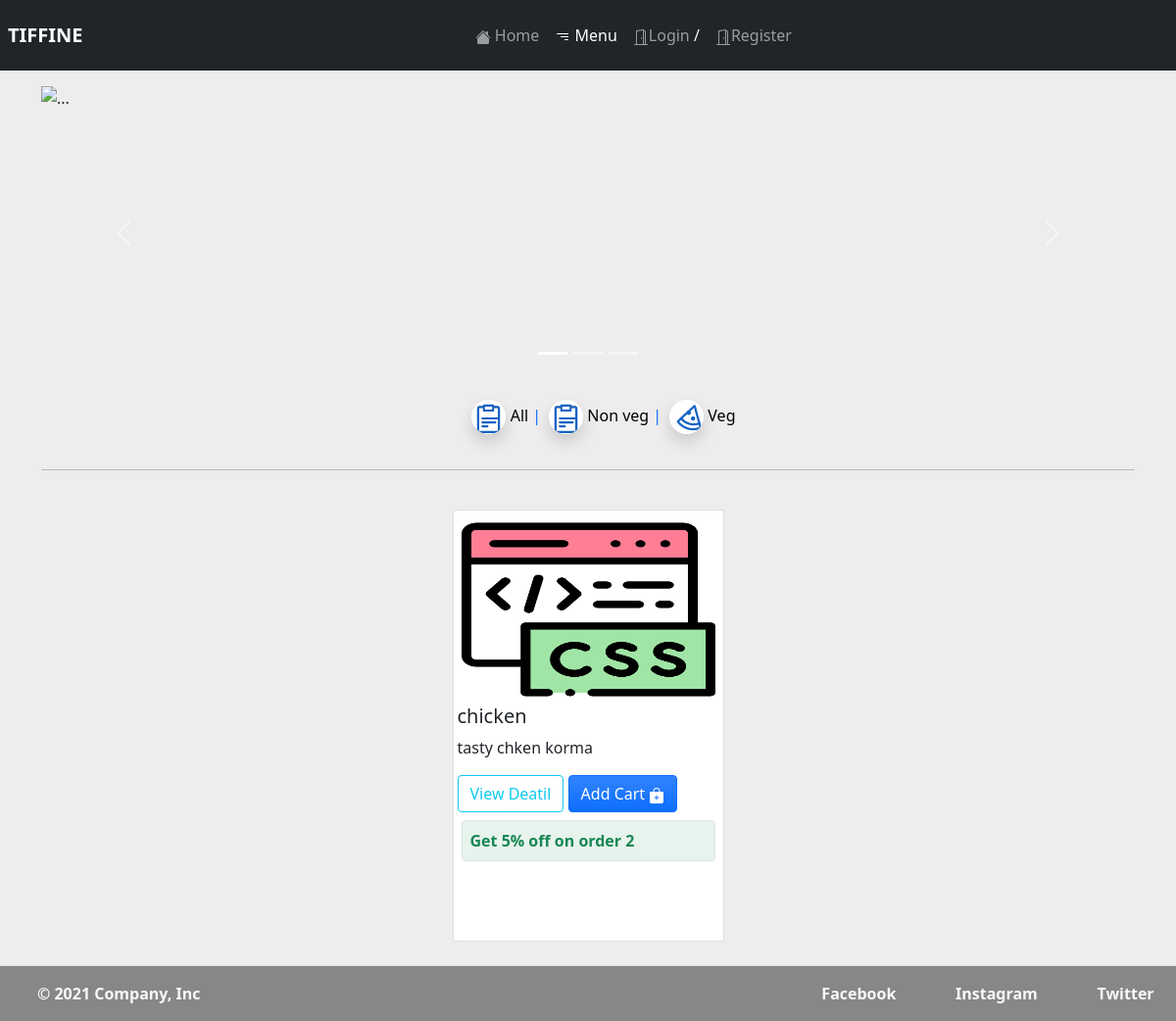
The page /menu/non_veg on the database its author committed.
### tiffine_site/models.py (models this page shows, shortened)
class MainDishModel(models.Model):
    name = models.CharField(max_length=100)
    deatil = models.CharField(max_length=255)
    price = models.FloatField()
    discounted = models.FloatField()
    availablity = models.BooleanField(default=True)
    image = models.ImageField(upload_to='pictures')
    ingredients = models.CharField(max_length=255)
    type_of = models.CharField(choices=type_of, max_length=10, blank=True)

### tiffine_site/views.py (the view)
# urls.py: path('menu/', MenuView.as_view(), name='menu'),
class MenuView(View):
    def get(self, request, slug=None, *args, **kwargs):
        if request.user.is_authenticated:
            favorite = AddToFevorate.objects.filter(user=request.user)
            is_cart = Cart.objects.filter(user=request.user)
            if slug == 'veg':
                menu_model = MainDishModel.objects.filter(type_of='veg')
            elif slug == 'non_veg':
                menu_model = MainDishModel.objects.filter(type_of='non_veg')
            elif slug == 'all':
                menu_model = MainDishModel.objects.all()
            else:
                menu_model = MainDishModel.objects.all()
            template = 'menu.html'
            context = {
                'menu_model': menu_model,
                'fav': favorite,
                'is_cart': is_cart
            }
            return render(request, template_name=template, context=context)
        else:
            if slug == 'veg':
                menu_model = MainDishModel.objects.filter(type_of='veg')
            elif slug == 'non_veg':
                menu_model = MainDishModel.objects.filter(type_of='non_veg')
            elif slug == 'all':
                menu_model = MainDishModel.objects.all()
            else:
                menu_model = MainDishModel.objects.all()
            template = 'menu.html'
            context = {
                'menu_model': menu_model,
            }
            return render(request, template_name=template, context=context)

### tiffine_site/templates/menu.html (shortened to what this page needs)
{% extends 'base.html' %}
{% block menu%}active{%endblock %}
{% block content %}
{% load static %}
<link rel="stylesheet" href="{% static 'css/menu_.css' %}" />
<div class="container " >
  <div
    id="carouselExampleIndicators"
    class="carousel slide mt-3"
    data-bs-ride="carousel"
  >
    <div class="carousel-indicators">
      <button
        type="button"
        data-bs-target="#carouselExampleIndicators"
        data-bs-slide-to="0"
        class="active"
        aria-current="true"
        aria-label="Slide 1"
      ></button>
      <button
        type="button"
        data-bs-target="#carouselExampleIndicators"
        data-bs-slide-to="1"
        aria-label="Slide 2"
      ></button>
      <button
        type="button"
        data-bs-target="#carouselExampleIndicators"
        data-bs-slide-to="2"
        aria-label="Slide 3"
      ></button>
    </div>
    <div class="carousel-inner h-50">
      <div class="carousel-item active carousel_cls">
        <img
          src="{% static 'images/dish_1.jpg' %}"
          height="300px"
          class="d-block w-100"
          alt="..."
        />
      </div>
    </div>
    <button
      class="carousel-control-prev"
      type="button"
      data-bs-target="#carouselExampleIndicators"
      data-bs-slide="prev"
    >
      <span class="carousel-control-prev-icon" aria-hidden="true"></span>
    </button>
    <button
      class="carousel-control-next"
      type="button"
      data-bs-target="#carouselExampleIndicators"
      data-bs-slide="next"
    >
      <span class="carousel-control-next-icon" aria-hidden="true"></span>
    </button>
  </div>
  <div class="">
    <div class="d-flex justify-content-center p-1 mt-3">
      <ul class="d-flex justify-content-evenly">
        <li class="list-inline-item">
          <a href="{% url 'menu' 'all' %}" class="text-decoration-none ">
            <img src="{% static 'images/menu.gif' %}"  class=" rounded-circle shadow" alt="">
             <span class="text-black">All </span> <span> |</span>
          </a>
        </li>
        <li class="list-inline-item">
          <a href="{% url 'menu' 'non_veg' %}" class="text-decoration-none" id="non_veg_id" >
            <img src="{% static 'images/menu.gif' %}" class=" rounded-circle shadow" alt="">
            <span value="non_vag" id="type_non" class="text-black">Non veg </span> <span> |</span>
          </a>
        </li>
        <li class="list-inline-item">
          <a href="{% url 'menu' 'veg' %}" class="text-decoration-none" value="veg" id="veg_id">
            <img src="{% static 'images/pizza.gif' %}" class=" rounded-circle shadow" alt="">
            <span class="text-black">Veg</span>
          </a>
        </li>
      </ul>
    </div>
  </div>
  <hr />
    <div class="d-flex justify-content-center row p-3">
      {% for items in menu_model %}
      <div class="col-sm-12 col-md-3 m-2 float-left card float-x mb-2 p-1 ">
        <img src="{{items.image.url}}" class="img-thumbnail border-0" style="width:auto;height:45%" alt="..." />
        <div class="card-" style="height: fit-content;">
          <h5 class="card-title">
            {{ items.name }}
          </h5>
          <p class="card-text">{{items.deatil}}</p>
          <a href="{% url 'deatail-view' items.id %}" class="btn btn-outline-info bg-gradient"
            >View Deatil</a>
            {% if user.is_authenticated %}
            <button data="hello" class="btn btn-primary bg-gradient" id='add-dabba{{items.id}}'>
              {% for cart in is_cart %}
                {% if cart.item.id == items.id %}
                  Added
                {% else %}
                  Cart
                {% endif %}
              {% endfor %}
              <svg xmlns="http://www.w3.org/2000/svg" width="16" height="16" fill="currentColor" class="bi bi-bag-plus-fill" viewBox="0 0 16 16">
                <path fill-rule="evenodd" d="M10.5 3.5a2.5 2.5 0 0 0-5 0V4h5v-.5zm1 0V4H15v10a2 2 0 0 1-2 2H3a2 2 0 0 1-2-2V4h3.5v-.5a3.5 3.5 0 1 1 7 0zM8.5 8a.5.5 0 0 0-1 0v1.5H6a.5.5 0 0 0 0 1h1.5V12a.5.5 0 0 0 1 0v-1.5H10a.5.5 0 0 0 0-1H8.5V8z"/>
              </svg></button>
              {% else %}
              <button data="hello" class="btn btn-primary bg-gradient" id='add-dabba{{items.id}}'>
                Add Cart
                </button>
              {% endif %}
              <div class="mt-1 p-1">
                <div class="border rounded p-2 bg-success bg-opacity-10">
                  <p class="text-success m-0 "><strong>Get 5% off on order 2</strong></p>
                </div>
              </div>
        </div>
      </div>
      {% empty %}
      <div class="alert alert-primary" role="alert">
        Don't have any favorite item marked !
      </div>
      {% endfor %}
    </div>
</div>
{% endblock %}

### tiffine_site/static/css/menu_.css (style rules this page uses)
.carousel_cls { height: 300px; width: 100; overflow: hidden; }
* { padding: 0; margin: 0; }
.float-x { transition: 0.3s ease-in-out; }

### rows shown on the page
MainDishModel: image (picture), name "chicken", deatil "tasty chken korma"
